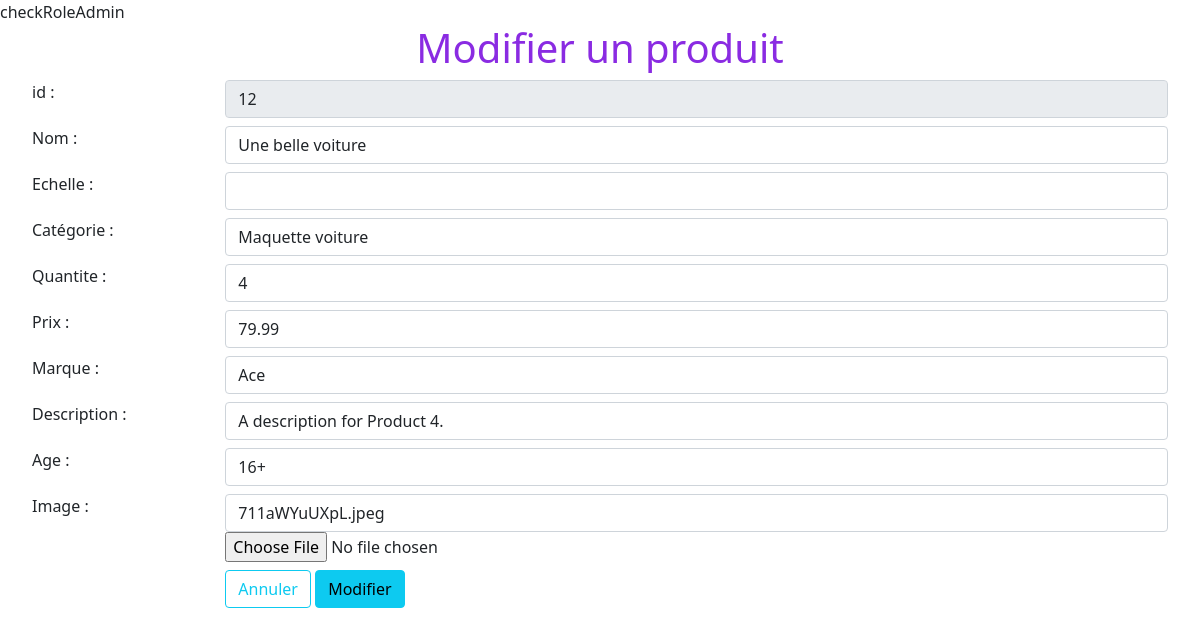
Screenshot of /pages/pages_admin/modifier_produit.php?id_produit=12 (signed in) with the database file from the repository.
### tables this page shows
CREATE TABLE `produits` (
  `id_produit` int(11) NOT NULL,
  `nom_produit` varchar(255) NOT NULL,
  `echelle` varchar(10) DEFAULT NULL,
  `id_categorie` int(11) NOT NULL,
  `quantite` int(11) NOT NULL,
  `prix` decimal(8,2) NOT NULL,
  `id_marque` int(11) NOT NULL,
  `description` text NOT NULL,
  `age_recommande` varchar(4) NOT NULL,
  `reference_image` varchar(255) DEFAULT NULL
);

### Connexion/functions.php (the view, shortened to what this page needs)
<?php
function getAllBrands($mysqlClient) {
    $sql = "SELECT id_marque, nom_marque FROM marques;";
    $stmt = $mysqlClient->prepare($sql);
    $stmt->execute();
    $brands = $stmt->fetchAll(PDO::FETCH_NUM);
    return $brands;
}
function getAllCategories($mysqlClient) {
    $sql = "SELECT id_categorie, nom_categorie FROM categories;";
    $stmt = $mysqlClient->prepare($sql);
    $stmt->execute();
    $categories = $stmt->fetchAll(PDO::FETCH_NUM);
    return $categories;
}
function selectorFromContent($content, $selected) {
    $html_selector="";
    foreach ($content as $value) {
        if ($value[1] == $selected) {
            $html_selector .= "<option value=\"$value[0]\" selected>$value[1]</option>";
        } else $html_selector .= "<option value=\"$value[0]\">$value[1]</option>";
    }
    return $html_selector;
}

### pages/pages_admin/modifier_produit.php (shortened to what this page needs)
<?php
require_once(__DIR__ . '/../../Connexion/connexionBDD.php');
require_once(__DIR__ . '/../../Connexion/functions.php');
$status_image = "";
if (isset($_POST["id"])) {
    if (isset($_FILES['ficphoto']) && ($_FILES["ficphoto"]["error"] == UPLOAD_ERR_OK)) {
        $image_type = explode('/', $_FILES["ficphoto"]["type"])[1];
        $uploaded_file_name = $_POST['image'] . "." . $image_type;
        $destination_path = DIR_IMG_PRODUIT . $uploaded_file_name;
        if (file_exists($destination_path)) {
            $status_image = "L'image existe déjà dans les assets";
        } else {
            (move_uploaded_file($_FILES["ficphoto"]['tmp_name'], $destination_path)) ;
            $status_image = "L'image a bien été enregistrée";
        }
    }
    $sql = "UPDATE produits SET nom_produit = :nom, echelle = :echelle, id_categorie= :categorie,
            quantite = :quantite, prix = :prix, id_marque = :marque, description = :description,
            age_recommande = :age_recommande, reference_image = :reference_image
            WHERE id_produit = :id ;";
        $stmt = $mysqlClient->prepare($sql);
        $stmt->bindValue(':id', $_POST["id"]);
        $stmt->bindValue(':nom', $_POST['nom']);
        $stmt->bindValue(':echelle', $_POST['echelle']);
        $stmt->bindValue(':categorie', $_POST['categorie']);
        $stmt->bindValue(':quantite', $_POST['quantite']);
        $stmt->bindValue(':prix', $_POST['prix']);
        $stmt->bindValue(':marque', $_POST['marque']);
        $stmt->bindValue(':description', $_POST['description']);
        $stmt->bindValue(':age_recommande', $_POST['age_recommande']);
        $stmt->bindValue(':reference_image', $uploaded_file_name);
        $stmt->execute();
        $query_result[] = $_POST;
        $message = "Modification effectuée avec succès du produit : {$_POST['id']} - {$_POST['nom']} <br/>
        {$status_image}" ;
        $hasBeenModified = true ;
        $back_button = "Revenir";
} else {
    $id = $_GET["id_produit"];
    $sql = "SELECT p.id_produit as id, p.nom_produit as nom, p.echelle, c.nom_categorie as categorie, p.quantite, p.prix, m.nom_marque as marque,
    p.description, p.age_recommande, p.reference_image as image
    FROM produits as p INNER JOIN categories as c ON p.id_categorie = c.id_categorie
    INNER JOIN marques as m ON p.id_marque = m.id_marque
    WHERE p.id_produit = :id";
    $stmt = $mysqlClient->prepare($sql);
    $stmt->bindValue(":id", $id);
    $stmt->execute();
    $query_result = $stmt->fetchAll(PDO::FETCH_ASSOC);
    $back_button = "Annuler";
}
?>
<!DOCTYPE html>
<html lang="fr">
    <head>
        <link href="/Lotra3/css/styles/bootstrap.min.css" rel="stylesheet" type="text/css">
        <link href="/Lotra3/css/styles/geo.css" rel="stylesheet" type="text/css">
    </head>
    <body>
        <div class="jumbotron text-center">
            <h1>Modifier un produit</h1>
        </div>
        <div class="container-fluid">
                <form action="modifier_produit.php" method="post" enctype="multipart/form-data">
                    <?php foreach ($query_result as $value): ?>
                    <div class="row m-2">
                        <div class="col-sm-2">
                            <label class="form-label">id :</label>
                        </div>
                        <div class="col-sm-10">
                            <input type="text" class="form-control" name="id" value="<?= $value['id'] ?>" readonly>
                        </div>
                    </div>
                    <div class="row m-2">
                        <div class="col-sm-2">
                            <label for="nom" class="form-label">Nom :</label>
                        </div>
                        <div class="col-sm-10">
                            <input type="text" class="form-control" id="nom" name="nom" value="<?= $value["nom"] ?>">
                        </div>
                    </div>
                    <div class="row m-2">
                        <div class="col-sm-2">
                            <label for="echelle" class="form-label">Echelle :</label>
                        </div>
                        <div class="col-sm-10">
                            <input type="text" class="form-control" id="echelle" name="echelle" value="<?= $value["echelle"] ?>">
                        </div>
                    </div>
                    <div class="row m-2">
                        <div class="col-sm-2">
                            <label for="categorie" class="form-label">Catégorie :</label>
                        </div>
                        <div class="col-sm-10">
                            <select name="categorie" id="categorie" class="form-control">
                                <?php
                                    $categories = getAllCategories($mysqlClient);
                                    echo selectorFromContent($categories, $value["categorie"]);
                                    ?>
                            </select>
                        </div>
                    </div>
                    <div class="row m-2">
                        <div class="col-sm-2">
                            <label for="quantite" class="form-label">Quantite :</label>
                        </div>
                        <div class="col-sm-10">
                            <input type="number" class="form-control" id="quantite" name="quantite" value="<?= $value["quantite"] ?>" required>
                        </div>
                    </div>
                    <div class="row m-2">
                        <div class="col-sm-2">
                            <label for="prix" class="form-label">Prix :</label>
                        </div>
                        <div class="col-sm-10">
                            <input type="number" class="form-control" id="prix" name="prix" value="<?= $value["prix"] ?>" step="0.01" required>
                        </div>
                    </div>                    <div class="row m-2">
                        <div class="col-sm-2">
                            <label for="Marque" class="form-label">Marque :</label>
                        </div>
                        <div class="col-sm-10">
                            <select name="marque" id="Marque" class="form-control">
                                <?php
                                    $brands = getAllBrands($mysqlClient);
                                    echo selectorFromContent($brands, $value["marque"]);
                                ?>
                            </select>
                        </div>
                    </div>
                    <div class="row m-2">
                        <div class="col-sm-2">
                            <label for="description" class="form-label">Description :</label>
                        </div>
                        <div class="col-sm-10">
                            <input type="textarea" class="form-control" id="description" name="description" value="<?= $value["description"] ?>" required>
                        </div>
                    </div>                    <div class="row m-2">
                        <div class="col-sm-2">
                            <label for="age_recommande" class="form-label">Age :</label>
                        </div>
                        <div class="col-sm-10">
                            <input type="text" class="form-control" id="age_recommande" name="age_recommande" value="<?= $value["age_recommande"] ?>" required>
                        </div>
                    </div>                    <div class="row m-2">
                        <div class="col-sm-2">
                            <label for="image" class="form-label">Image :</label>
                        </div>
                        <div class="col-sm-10">
                            <input type="text" class="form-control" id="image" name="image" value="<?= $value["image"] ?>" >
                            <input type="file" name="ficphoto" id="photo" accept="image/jpg, image/jpeg, image/png" >
                        </div>
                    </div>
                    <?php endforeach; ?>
                    <div class="row m-2">
                        <div class="col-sm-2">
                        </div>
                        <div class="col-sm-10">
                            <a href="./produits_admin.php" class="btn btn-outline-info"><?=$back_button?></a>
                            <button type="submit" class="btn btn-info">Modifier</button>
                        </div>
                    </div>
                </form>
        </div>
    </body>
</html>

### css/styles/geo.css (style rules this page uses)
h1 { color: blueviolet; }
.jumbotron { margin-bottom:0; }

### rows the page displays
produits: id "12", nom "Une belle voiture", quantite "4", prix "79.99", description "A description for Product 4.", age_recommande "16+", image "711aWYuUXpL.jpeg"

### other values shown
$back_button "Annuler"
form field categorie "Maquette voiture"
form field marque "Ace"
